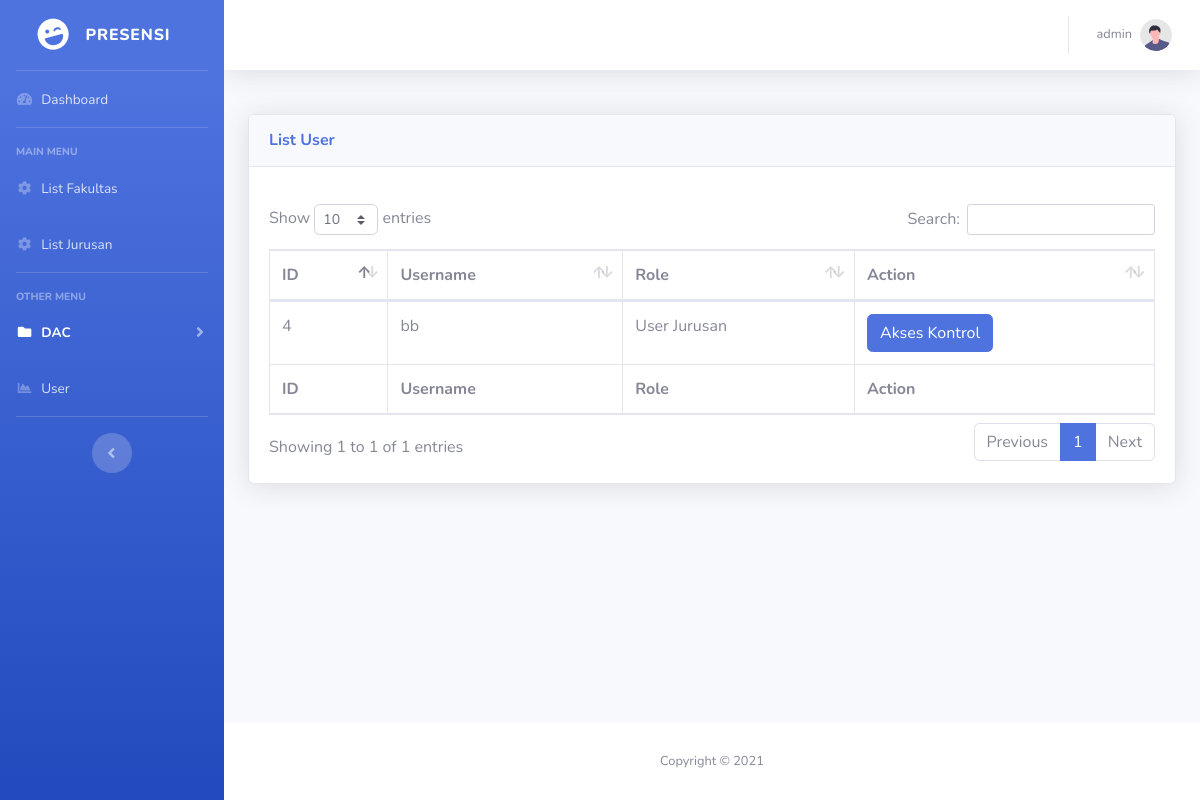
The app's page /dac_jurusan.php (signed in) with its own data.
### tables this page shows
CREATE TABLE `users` (
  `user_id` int(11) NOT NULL,
  `username` varchar(20) NOT NULL,
  `password` varchar(64) NOT NULL,
  `role` tinyint(4) NOT NULL,
  `management_id` tinyint(4) NOT NULL DEFAULT 0
);

### dac_jurusan.php (the view, shortened to what this page needs)
<?php
require_once("db/config.php");
if (isset($_POST['ubah'])) {
    try {
        $fitur = $_POST['fitur'];
    } catch (Exception $e) {
    }
    $id = filter_input(INPUT_POST, 'id', FILTER_SANITIZE_STRING);
    $sql = "DELETE from akses_fitur where user_id=(:id)";
    $stmt = $db->prepare($sql);
    $params = array(
        ":id" => $id,
    );
    $saved = $stmt->execute($params);
    if($fitur!=''){
        $sql = "INSERT INTO akses_fitur (user_id,fitur_id) VALUES (:id, :fitur)";
        $stmt = $db->prepare($sql);
        foreach ($fitur as $row_fitur) {
            $params = array(
                ":id" => $id,
                ":fitur" => $row_fitur,
                );
            $saved = $stmt->execute($params);
        }
    }
    if($saved) header("Location: dac_fakultas.php");
}
else{
    $stmt = $db->query("SELECT * from users where role=3");
    $rows = $stmt->fetchAll(PDO::FETCH_NUM);
}
?>
<!DOCTYPE html>
<html lang="en">
<head>
    <link href="assets/vendor/fontawesome-free/css/all.min.css" rel="stylesheet" type="text/css">
    <link href="assets/css/sb-admin-2.min.css" rel="stylesheet">
    <link href="assets/vendor/datatables/dataTables.bootstrap4.min.css" rel="stylesheet">
</head>
<body id="page-top">
    <div id="wrapper">
         <ul class="navbar-nav bg-gradient-primary sidebar sidebar-dark accordion" id="accordionSidebar">
            <a class="sidebar-brand d-flex align-items-center justify-content-center" href="assets/index.html">
                <div class="sidebar-brand-icon rotate-n-15">
                    <i class="fas fa-laugh-wink"></i>
                </div>
                <div class="sidebar-brand-text mx-3">Presensi</div>
            </a>
            <hr class="sidebar-divider my-0">
            <li class="nav-item ">
                <a class="nav-link" href="index.php">
                    <i class="fas fa-fw fa-tachometer-alt"></i>
                    <span>Dashboard</span></a>
            </li>
            <hr class="sidebar-divider">
            <div class="sidebar-heading">
                Main Menu
            </div>
            <?php
            if(!isset($_SESSION['db'])){
            ?>
            <li class="nav-item">
                <a href="fakultas.php" class="nav-link">
                    <i class="fas fa-fw fa-cog"></i>
                    <span>List Fakultas</span>
                </a>
            </li>
            <li class="nav-item">
                <a href="jurusan.php" class="nav-link">
                    <i class="fas fa-fw fa-cog"></i>
                    <span>List Jurusan</span>
                </a>
            </li>
            <hr class="sidebar-divider">
            <div class="sidebar-heading">
                Other Menu
            </div>
            <li class="nav-item active">
                <a class="nav-link collapsed" href="assets/#" data-toggle="collapse" data-target="#collapsePages"
                    aria-expanded="true" aria-controls="collapsePages">
                    <i class="fas fa-fw fa-folder"></i>
                    <span>DAC</span>
                </a>
            </li>
            <li class="nav-item">
                <a class="nav-link" href="user.php">
                    <i class="fas fa-fw fa-chart-area"></i>
                    <span>User</span></a>
            </li>
<?php
            }
            ?>
            <hr class="sidebar-divider d-none d-md-block">
            <div class="text-center d-none d-md-inline">
                <button class="rounded-circle border-0" id="sidebarToggle"></button>
            </div>
        </ul>
        <div id="content-wrapper" class="d-flex flex-column">
            <div id="content">
                <nav class="navbar navbar-expand navbar-light bg-white topbar mb-4 static-top shadow">
                    <ul class="navbar-nav ml-auto">
                        <li class="nav-item dropdown no-arrow">
                            <a class="nav-link dropdown-toggle" href="assets/#" id="userDropdown" role="button"
                                data-toggle="dropdown" aria-haspopup="true" aria-expanded="false">
                                <span class="mr-2 d-none d-lg-inline text-gray-600 small">
                                    <?=$_SESSION['user']['username']?>
                                </span>
                                <img class="img-profile rounded-circle"
                                    src="assets/img/undraw_profile.svg">
                            </a>
                        </li>
                    </ul>
                </nav>
                <div class="container-fluid" style="padding-top: 2%">
                    <div class="card shadow mb-4">
                        <div class="card-header py-3">
                            <h6 class="m-0 font-weight-bold text-primary">List User</h6>
                        </div>
                        <div class="card-body">
                            <div class="table-responsive">
                                <table class="table table-bordered" id="dataTable" width="100%" cellspacing="0">
                                    <thead>
                                        <tr>
                                            <th>ID</th>
                                            <th>Username</th>
                                            <th>Role</th>
                                            <th>Action</th>
                                        </tr>
                                    </thead>
                                    <tfoot>
                                        <tr>
                                            <th>ID</th>
                                            <th>Username</th>
                                            <th>Role</th>
                                            <th>Action</th>
                                        </tr>
                                    </tfoot>
                                    <tbody>
                                        <?php
                                            foreach ($rows as $row) {
                                                ?>
                                                <tr>
                                                    <td>
                                                        <?=$row[0]?>
                                                    </td>
                                                    <td>
                                                        <?=$row[1]?>
                                                    </td>
                                                    <td>
                                                        <?php
                                                        if($row[3]==1){
                                                            echo 'Admin';
                                                        }
                                                        elseif ($row[3]==2) {
                                                            echo 'User Fakultas';
                                                        }
                                                        else{
                                                            echo 'User Jurusan';
                                                        }
                                                        ?>
                                                    </td>
                                                    <td>
<button class="btn btn-primary"  type="button" data-toggle="modal" data-target="#modalKontrol<?=$row[0]?>">
                                        Akses Kontrol
                                    </button>
                                                    </td>
                                                </tr>
                                                <?php
                                            }
                                        ?>
                                    </tbody>
                                </table>
                            </div>
                        </div>
                    </div>
                </div>
            </div>
            <footer class="sticky-footer bg-white">
                <div class="container my-auto">
                    <div class="copyright text-center my-auto">
                        <span>Copyright &copy; 2021</span>
                    </div>
                </div>
            </footer>
        </div>
    </div>
</body>
</html>

### records on screen
users: user_id "4", username "bb", role "User Jurusan"

### other values on screen
$_SESSION['user']['username'] "admin"
